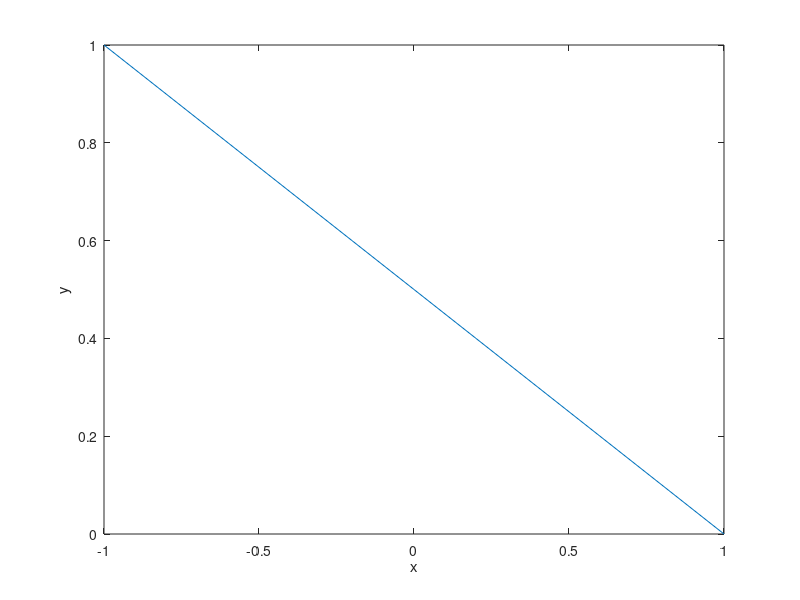
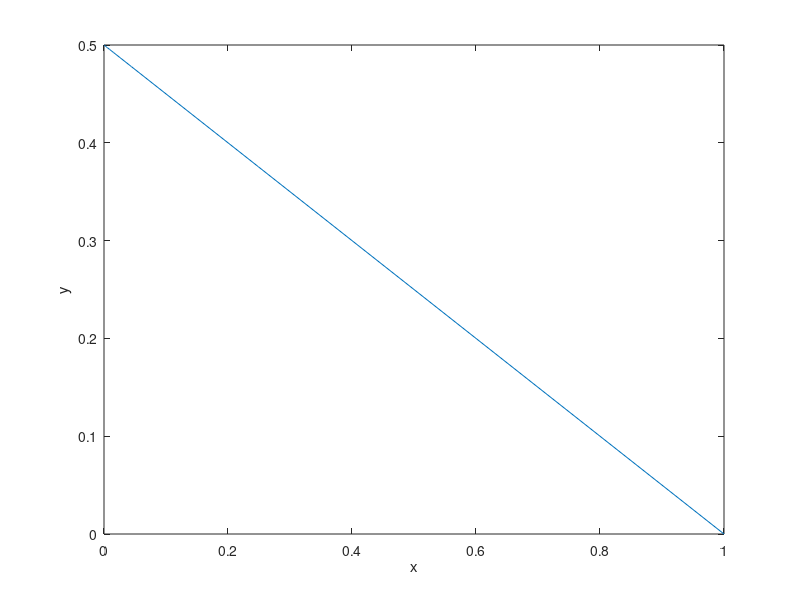

The MATLAB script that drew these images, in order:
%E27 (i):
h = 0.1;
t = 11;
x = y = zeros(t,1);
##x = linspace(1,0,11)
x(1) = 1; dx = -2; dy = 1; #velocity of river y'(0) = 1, velocity of dog x'(o) = -2; dog's starting point = (1,0)
for i=1:t-1
  x(i+1) = x(i) + h*dx;
  y(i+1) = y(i) + h*dy;
endfor
plot(x, y);
xlabel("x");
ylabel("y");
figure();


%E27 (ii):
t=20
x = y = zeros(t,1);
x(1) = 1;
for i=1:t-1
  x(i+1) = x(i) + h*((-2*x(i))/sqrt(x(i)^2 + y(i)^2));
  y(i+1) = y(i) + h*((1-2*y(i))/sqrt(x(i)^2 + y(i)^2));
endfor

disp(x);
disp("");
disp(y);

plot(x, y);
xlabel("x");
ylabel("y");

%===================================================
%E27 (iii):
%Newton's method to determine t where x(t) $\approx$ 0:
tk = 0;
xk = 1;
yk = 0;
sp_tk = inf; #tk with smallest positive xk
iternum = inf; #num of iter (time unit) to reach smallest positive xt
for i=1:t
  tl = tk - (xk/((-2*xk)/sqrt(xk^2 + yk^2))) #t_k+1 = t_k - (x(t)/x'(t))
  xprev = xk;
  N = 10;
  h = (tl-tk)/N;
  #approximate next x and y (of t_{k+1} from newton\s method):
  for j=1:N
    xl = xk + h*((-2*xk)/sqrt(xk^2 + yk^2));
    yl = yk + h*((1-2*yk)/sqrt(xk^2 + yk^2));
    xk = xl;
    yk = yl;
  endfor
  if (xk < xprev) && (xk>0) #check for smallest && positive x_{t+1}
    sp_tk = tl;
    iternum = i;
  endif
  tk = tl;
endfor
disp(["amount of time for the dog to reach its master = ", num2str(sp_tk)]);
##disp(["amount of time for the dog to reach its master = ", num2str(iternum), " unit of time"])